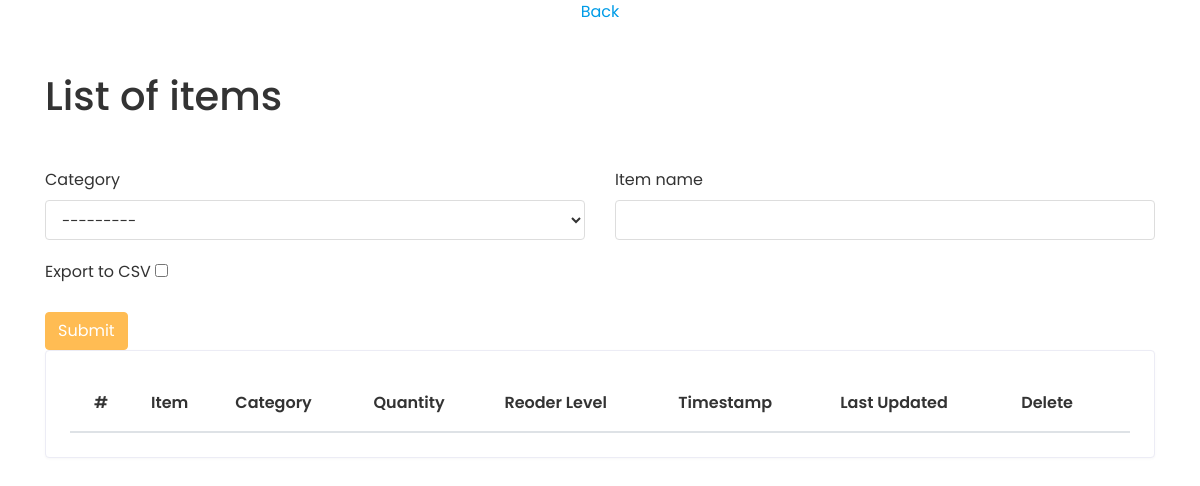
Page /app/list/ (signed in) on the earlier database version.
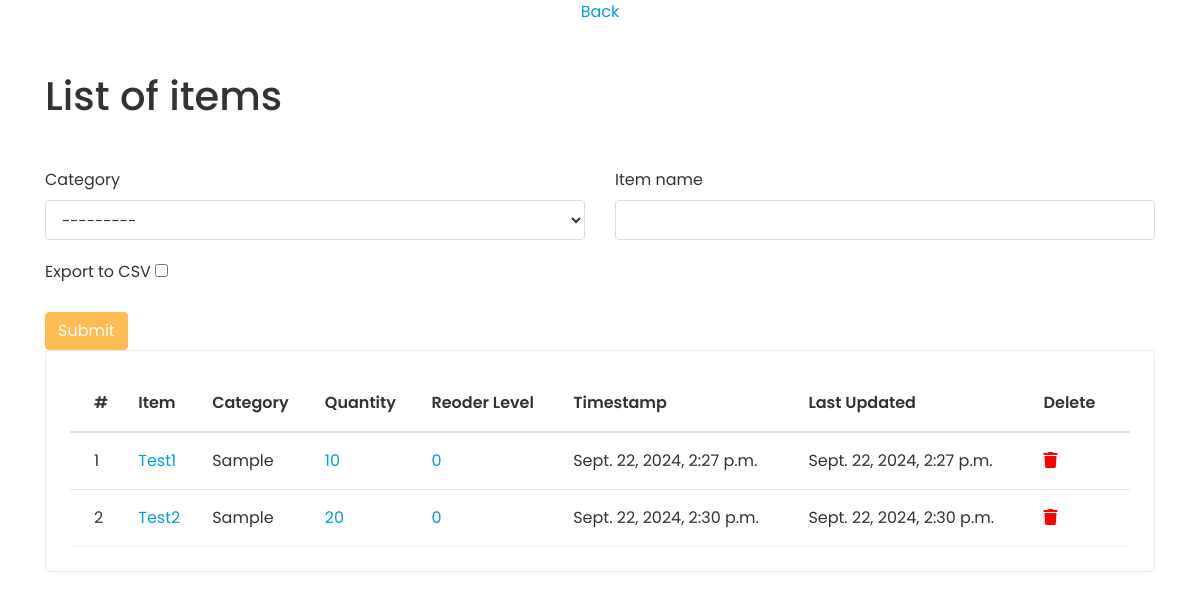
Same page on the later database version.
### doctor/models.py (models this page shows, shortened)
class Stock(models.Model):
    category = models.ForeignKey(Category, on_delete=models.CASCADE, blank=True, null=True)
    item_name = models.CharField(max_length=50, blank=True, null=True)
    quantity = models.IntegerField(default='0', blank=True, null=True)
    receive_quantity = models.IntegerField(default='0', blank=True, null=True)
    receive_by = models.CharField(max_length=50, blank=True, null=True)
    issue_quantity = models.IntegerField(default='0', blank=True, null=True)
    issue_by = models.CharField(max_length=50, blank=True, null=True)
    issue_to = models.CharField(max_length=50, blank=True, null=True)
    phone_number = models.CharField(max_length=50, blank=True, null=True)
    created_by = models.CharField(max_length=50, blank=True, null=True)
    reorder_level = models.IntegerField(default='0', blank=True, null=True)
    timestamp = models.DateTimeField(auto_now_add=True, auto_now=False)
    last_updated = models.DateTimeField(auto_now_add=False, auto_now=True)
    export_to_CSV = models.BooleanField(default=False)

class Category(models.Model):
    name = models.CharField(max_length=50, blank=True, null=True)
    def __str__(self):
        return self.name

### doctor/views.py (the view, shortened to what this page needs)
# urls.py: path('list/', views.list_items, name='list'),
@login_required
def list_items(request):
    title = "List of items"
    queryset = Stock.objects.all()
    form = StockSearchForm()
    context={
        'title':title,
        'queryset':queryset,
        'form':form
    }
    return render(request, 'pharmaceuticals/list.html', context)

### doctor/forms.py
class StockSearchForm(forms.ModelForm):
    class Meta:
        model = Stock
        fields = ['category', 'item_name', 'export_to_CSV']
    def __init__(self, *args, **kwargs):
        super().__init__(*args, **kwargs)
        for field in self.fields:
            print(field)
        self.fields["category"].widget.attrs.update({"class": 'form-control'})
        self.fields["item_name"].widget.attrs.update({"class": 'form-control', "type": 'text'})

### templates/pharmaceuticals/list.html (shortened to what this page needs)
{% extends 'home/base-login.html' %}
{% block content %}
<div class="page-header">
    <div class="row align-items-center">
    <div class="col">
    <div class="text-center dont-have"><a href="{% url 'Pharmacyindex' %}">Back</a></div>
    </div>
    </div>
    </div>
	<div class="container mt-5">
		<h1 class="title mb-5">{{ title }}</h1>
		<form class="mt-5" method="post" action="">
			<div class="row">
				{% for field in form %}
				<div class="col-12 col-sm-6">
                    <div class="form-group">
                        <label>{{field.label}}</label>
                        {{field}}
                    </div>
                </div>
				{% endfor %}
				<div class="col-12">
                    <button type="submit" class="btn btn-primary">Submit</button>
                </div>
                </div>
		</form>
		<div class="card card-table">
            <div class="card-body">
               <div class="table-responsive">
                  <table class="table table-hover table-center mb-0 datatable">
			<thead>
				<th>#</th>
				<th>Item</th>
				<th>Category</th>
				<th>Quantity</th>
				<th>Reoder Level</th>
				<th>Timestamp</th>
				<th>Last Updated</th>
				<th>Delete</th>
			</thead>
			<tbody>
				{% for instance in queryset %}
				<tr>
					<td>{{forloop.counter}}</td>
					<td><a href="{% url 'update' id=instance.id %}">{{instance.item_name}}</a></td>
					<td>{{instance.category}}</td>
					<td><a href="{% url 'detail' id=instance.id %}">
						{% if instance.quantity <= instance.reorder_level %}
						<div style="background-color: tomato;">{{instance.quantity}}</div>
						{% else %}{{instance.quantity}}
						{% endif %}
					</a></td>
					<td><a href="{% url 'reorder' instance.id %}">{{instance.reorder_level}}</a></td>
					<td>{{instance.timestamp}}</td>
					<td>{{instance.last_updated}}</td>
					<td><a href="{% url 'delete' id=instance.id %}"><i class="fas fa-trash" style="color: red;"></i></a></td>
				</tr>
				{% endfor %}
			</tbody>
		</table>
	</div></div></div></div>
{% endblock %}

Differences in the rows shown:
added Stock: item_name "Test1", category "Sample", quantity "10", reorder_level "0", timestamp "Sept. 22, 2024, 2:27 p.m.", last_updated "Sept. 22, 2024, 2:27 p.m."
added Stock: item_name "Test2", category "Sample", quantity "20", reorder_level "0", timestamp "Sept. 22, 2024, 2:30 p.m.", last_updated "Sept. 22, 2024, 2:30 p.m."
